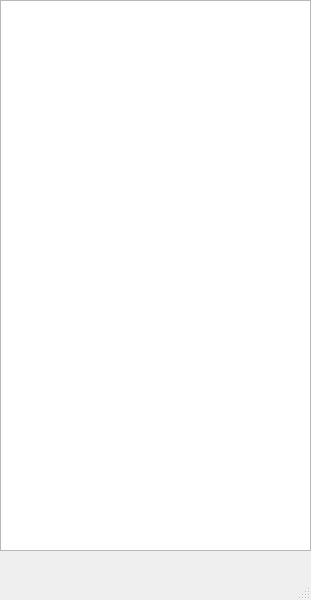
<?xml version="1.0" encoding="UTF-8"?>
<ui version="4.0">
 <class>MW_IDX_Note</class>
 <widget class="QMainWindow" name="MW_IDX_Note">
  <property name="geometry">
   <rect>
    <x>0</x>
    <y>0</y>
    <width>311</width>
    <height>600</height>
   </rect>
  </property>
  <property name="windowTitle">
   <string>note</string>
  </property>
  <widget class="QWidget" name="centralwidget">
   <widget class="QTableWidget" name="tb_IDX_show">
    <property name="geometry">
     <rect>
      <x>0</x>
      <y>0</y>
      <width>311</width>
      <height>551</height>
     </rect>
    </property>
    <property name="columnCount">
     <number>0</number>
    </property>
    <attribute name="horizontalHeaderDefaultSectionSize">
     <number>85</number>
    </attribute>
   </widget>
  </widget>
  <widget class="QMenuBar" name="menubar">
   <property name="geometry">
    <rect>
     <x>0</x>
     <y>0</y>
     <width>311</width>
     <height>21</height>
    </rect>
   </property>
  </widget>
  <widget class="QStatusBar" name="statusbar"/>
 </widget>
 <resources/>
 <connections/>
</ui>
